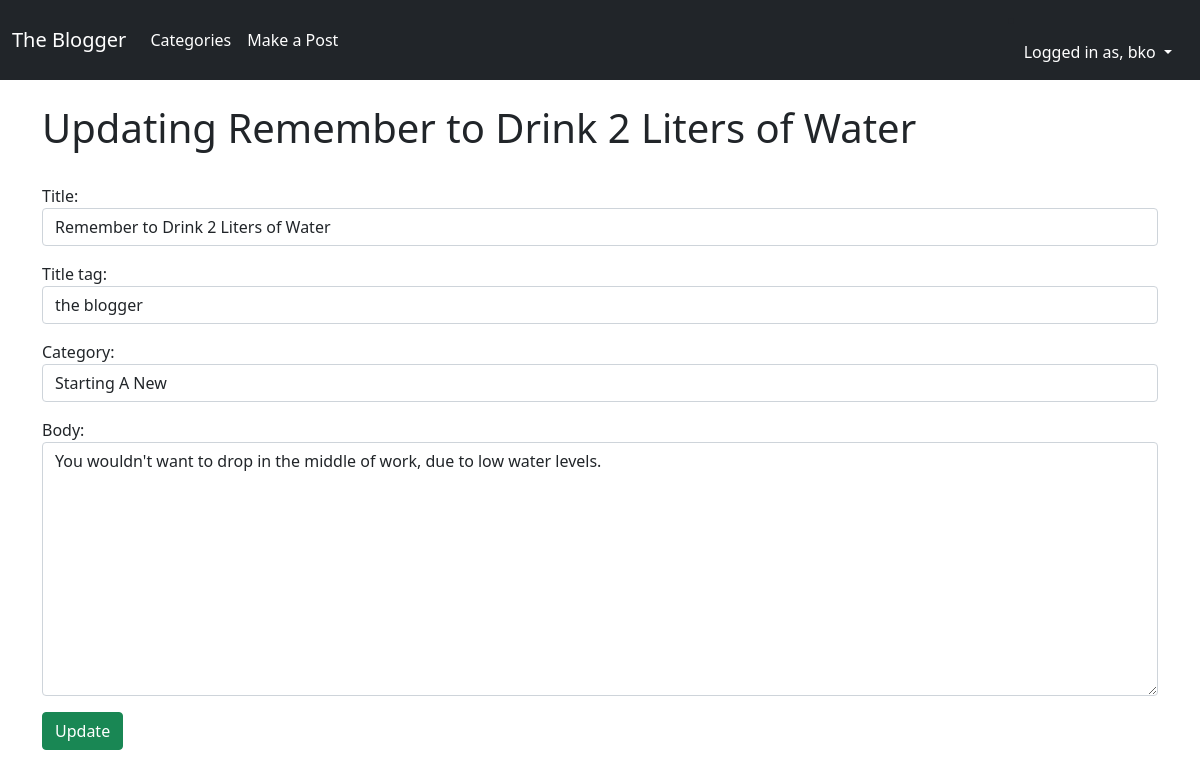
The page /post/update/2 (signed in) on the database its author committed.
### blogfeed/models.py (models this page shows, shortened)
class Post(models.Model):
    title = models.CharField(max_length=255)
    title_tag = models.CharField(max_length=255, default="the blogger")
    post_date = models.DateField(auto_now_add=True)
    header_image = models.ImageField(
        null=True, blank=True, upload_to="images/")
    author = models.ForeignKey(User, on_delete=models.CASCADE)
    body = RichTextField(blank=True, null=True)
    date_added = models.DateTimeField(auto_now_add=True)
    category = models.CharField(max_length=255, default='uncategorized')
    likes = models.ManyToManyField(User, related_name='blog_post')

### blogfeed/views.py (the view)
# urls.py: path('post/update/<int:pk>', UpdatePostView.as_view(), name="post_update"),
class UpdatePostView(UpdateView):
    model = Post
    form_class = UpdatePostForm
    template_name = 'posts/post_update.html'

### blogfeed/forms.py
class UpdatePostForm(forms.ModelForm):
    class Meta:
        model = Post
        fields = ('title', 'title_tag', 'category', 'author', 'body')
        widgets = {
            'title': forms.TextInput(attrs={'class': 'form-control', 'placeholder': 'This is Title Placeholder'}),
            'title_tag': forms.TextInput(attrs={'class': 'form-control'}),
            'author': forms.TextInput(attrs={'class': 'form-control', 'value': '', 'id': 'author_field', 'type': 'hidden'}),
            'category': forms.Select(choices=choice_list, attrs={'class': 'form-control', 'placeholder': choices}),
            'body': forms.Textarea(attrs={'class': 'form-control'}),
        }

### blogfeed/templates/posts/post_update.html (shortened to what this page needs)
{% extends 'base.html' %}
{% block content %}
{% if user.is_authenticated and user.id == post.author.id  %}
<h1>Updating {{ post.title }}</h1>
<br />
<div class="form-group">
  <form method="POST">
    {{ form.as_p }}
    <button class="btn btn-success">Update</button>
  </form>
</div>
{% else %}
YOU ARE NOT ALLOWED HERE SIR!!
{% endif %}
{% endblock %}

### blogfeed/templates/base.html (shortened to what this page needs)
<!doctype html>
<html lang="en">
<head>
  <link href="https://cdn.jsdelivr.net/npm/bootstrap@5.1.3/dist/css/bootstrap.min.css" rel="stylesheet"
>
</head>
<body>
  <nav class="navbar navbar-expand-lg navbar-dark bg-dark">
    <div class="container-fluid">
      <a class="navbar-brand" href="{% url 'home' %}">The Blogger</a>
      <div class="collapse navbar-collapse " id="navbarSupportedContent">
        <ul class="navbar-nav me-auto mb-2 mb-lg-0">
          {% if category_list %}
          <li class="nav-item dropdown">
            <a class="nav-link dropdown-toggle active" href="#" id="navbarDropdown" role="button"
              data-bs-toggle="dropdown" aria-expanded="false" style="color: #ffffff;">
              Categories
            </a>
            <ul class="dropdown-menu" aria-labelledby="navbarDropdown">
              {% for category in category_list %}
              <li><a class="dropdown-item" href="{% url 'category' category|slugify %}">{{category}}</a></li>
              {% endfor %}
              </br>
              <li>
                <a class="dropdown-item" href="{% url 'category_create' %}">Add Category</a>
              </li>
            </ul>
          </li>
          {% else %}
          <li class="nav-item">
            <a class="nav-link active" aria-current="page" href="{% url 'category_list' %}">Categories</a>
          </li>
          {% endif %}
          {% if user.is_authenticated %}
          <li class="nav-item">
            <a class="nav-link active" aria-current="page" href="{% url 'post_create' %}">Make a Post</a>
          </li>
          {% endif %}
        </ul>
        {% if user.is_authenticated %}
        <li class="nav-item dropdown">
          <a class="nav-link active dropdown-toggle" href="#" id="navbarDropdown" role="button"
            data-bs-toggle="dropdown" aria-expanded="false" style="color: #ffffff;">
            Logged in as, {{ user.username }}
          </a>
        </li>
        {% endif %}
      </div>
    </div>
  </nav>
  <br />
  <div class="container">
    {% block content %}
    {% endblock %}
  </div>
</body>
</html>

### rows shown on the page
Post: title "Remember to Drink 2 Liters of Water", title_tag "the blogger", category "Starting A New", body "You wouldn't want to drop in the middle of work, due to low water levels."

### other values the page prints
{{ user.username }} "bko"
